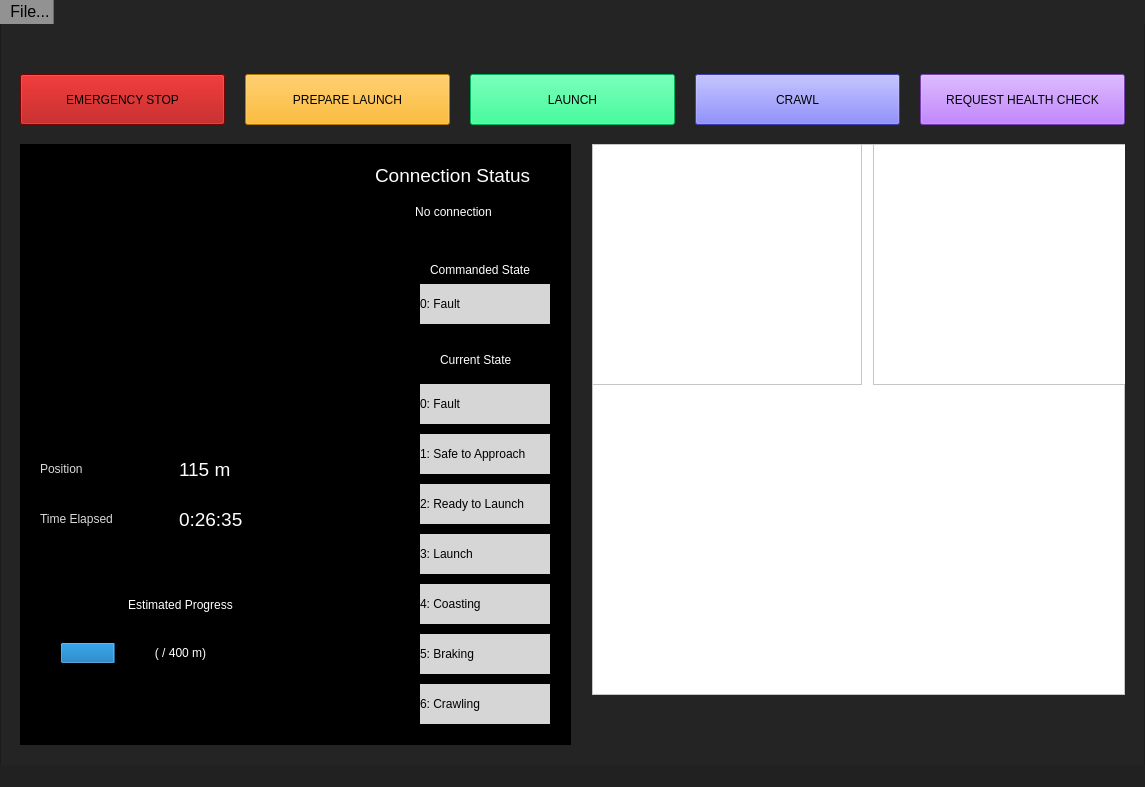
<?xml version="1.0" encoding="UTF-8"?>
<ui version="4.0">
 <class>MainWindow</class>
 <widget class="QMainWindow" name="MainWindow">
  <property name="geometry">
   <rect>
    <x>0</x>
    <y>0</y>
    <width>1145</width>
    <height>787</height>
   </rect>
  </property>
  <property name="sizePolicy">
   <sizepolicy hsizetype="Preferred" vsizetype="Fixed">
    <horstretch>0</horstretch>
    <verstretch>0</verstretch>
   </sizepolicy>
  </property>
  <property name="windowTitle">
   <string>MainWindow</string>
  </property>
  <property name="styleSheet">
   <string notr="true">background-color: rgb(33, 33, 33);</string>
  </property>
  <widget class="QWidget" name="centralwidget">
   <widget class="QFrame" name="main_frame">
    <property name="geometry">
     <rect>
      <x>0</x>
      <y>-40</y>
      <width>1145</width>
      <height>791</height>
     </rect>
    </property>
    <property name="styleSheet">
     <string notr="true">background-color: rgb(36, 36, 36);</string>
    </property>
    <property name="frameShape">
     <enum>QFrame::StyledPanel</enum>
    </property>
    <property name="frameShadow">
     <enum>QFrame::Raised</enum>
    </property>
    <widget class="QPushButton" name="eStopBtn">
     <property name="geometry">
      <rect>
       <x>20</x>
       <y>90</y>
       <width>205</width>
       <height>51</height>
      </rect>
     </property>
     <property name="font">
      <font>
       <family>Arial</family>
       <pointsize>9</pointsize>
       <weight>7</weight>
       <italic>false</italic>
       <bold>false</bold>
      </font>
     </property>
     <property name="styleSheet">
      <string notr="true">background-color: rgb(170, 0, 0);
color: rgb(0, 0. 0);
font: 63 9pt &quot;Arial&quot;;
</string>
     </property>
     <property name="text">
      <string>EMERGENCY STOP</string>
     </property>
    </widget>
    <widget class="QFrame" name="dashboardFrame">
     <property name="geometry">
      <rect>
       <x>20</x>
       <y>160</y>
       <width>551</width>
       <height>601</height>
      </rect>
     </property>
     <property name="styleSheet">
      <string notr="true">background-color: rgb(0, 0, 0);</string>
     </property>
     <property name="frameShape">
      <enum>QFrame::StyledPanel</enum>
     </property>
     <property name="frameShadow">
      <enum>QFrame::Raised</enum>
     </property>
     <widget class="QWidget" name="verticalLayoutWidget">
      <property name="geometry">
       <rect>
        <x>0</x>
        <y>0</y>
        <width>311</width>
        <height>291</height>
       </rect>
      </property>
      <layout class="QVBoxLayout" name="speedGaugeLayout"/>
     </widget>
     <widget class="QLabel" name="estimated_progress_title_label">
      <property name="geometry">
       <rect>
        <x>80</x>
        <y>450</y>
        <width>161</width>
        <height>21</height>
       </rect>
      </property>
      <property name="styleSheet">
       <string notr="true">font: 75 10pt &quot;Microsoft YaHei UI&quot;;
color: rgb(255, 255, 255);</string>
      </property>
      <property name="text">
       <string>Estimated Progress</string>
      </property>
      <property name="alignment">
       <set>Qt::AlignCenter</set>
      </property>
     </widget>
     <widget class="QWidget" name="verticalLayoutWidget_2">
      <property name="geometry">
       <rect>
        <x>40</x>
        <y>480</y>
        <width>241</width>
        <height>59</height>
       </rect>
      </property>
      <layout class="QVBoxLayout" name="progressbarLayout">
       <item>
        <widget class="QProgressBar" name="progressBar">
         <property name="enabled">
          <bool>true</bool>
         </property>
         <property name="autoFillBackground">
          <bool>false</bool>
         </property>
         <property name="styleSheet">
          <string notr="true">color: rgb(255, 255, 255);</string>
         </property>
         <property name="inputMethodHints">
          <set>Qt::ImhNone</set>
         </property>
         <property name="maximum">
          <number>500</number>
         </property>
         <property name="value">
          <number>115</number>
         </property>
         <property name="textVisible">
          <bool>true</bool>
         </property>
         <property name="invertedAppearance">
          <bool>false</bool>
         </property>
         <property name="textDirection">
          <enum>QProgressBar::TopToBottom</enum>
         </property>
         <property name="format">
          <string>( / 400 m)</string>
         </property>
        </widget>
       </item>
      </layout>
     </widget>
     <widget class="QWidget" name="horizontalLayoutWidget">
      <property name="geometry">
       <rect>
        <x>20</x>
        <y>310</y>
        <width>271</width>
        <height>31</height>
       </rect>
      </property>
      <layout class="QHBoxLayout" name="positionLayout">
       <item>
        <widget class="QLabel" name="positionTxt">
         <property name="enabled">
          <bool>true</bool>
         </property>
         <property name="sizePolicy">
          <sizepolicy hsizetype="Preferred" vsizetype="Fixed">
           <horstretch>0</horstretch>
           <verstretch>0</verstretch>
          </sizepolicy>
         </property>
         <property name="styleSheet">
          <string notr="true">font: 12pt &quot;Arial&quot;;
color: rgb(218, 218, 218);</string>
         </property>
         <property name="text">
          <string>Position</string>
         </property>
        </widget>
       </item>
       <item>
        <widget class="QLabel" name="positionVal">
         <property name="font">
          <font>
           <family>Arial</family>
           <pointsize>14</pointsize>
           <weight>50</weight>
           <italic>false</italic>
           <bold>false</bold>
          </font>
         </property>
         <property name="styleSheet">
          <string notr="true">font: 14pt &quot;Arial&quot;;
color: rgb(255, 255, 255);</string>
         </property>
         <property name="text">
          <string>115 m</string>
         </property>
         <property name="alignment">
          <set>Qt::AlignLeading|Qt::AlignLeft|Qt::AlignVCenter</set>
         </property>
        </widget>
       </item>
      </layout>
     </widget>
     <widget class="QWidget" name="horizontalLayoutWidget_2">
      <property name="geometry">
       <rect>
        <x>20</x>
        <y>360</y>
        <width>271</width>
        <height>31</height>
       </rect>
      </property>
      <layout class="QHBoxLayout" name="timeElapsedLayout">
       <item>
        <widget class="QLabel" name="timeElapsedTxt">
         <property name="enabled">
          <bool>true</bool>
         </property>
         <property name="sizePolicy">
          <sizepolicy hsizetype="Preferred" vsizetype="Fixed">
           <horstretch>0</horstretch>
           <verstretch>0</verstretch>
          </sizepolicy>
         </property>
         <property name="styleSheet">
          <string notr="true">font: 12pt &quot;Arial&quot;;
color: rgb(218, 218, 218);</string>
         </property>
         <property name="text">
          <string>Time Elapsed</string>
         </property>
         <property name="alignment">
          <set>Qt::AlignJustify|Qt::AlignVCenter</set>
         </property>
        </widget>
       </item>
       <item>
        <widget class="QLabel" name="timeElapsedVal">
         <property name="font">
          <font>
           <family>Arial</family>
           <pointsize>14</pointsize>
           <weight>50</weight>
           <italic>false</italic>
           <bold>false</bold>
          </font>
         </property>
         <property name="styleSheet">
          <string notr="true">font: 14pt &quot;Arial&quot;;
color: rgb(255, 255, 255);</string>
         </property>
         <property name="text">
          <string>0:26:35</string>
         </property>
         <property name="alignment">
          <set>Qt::AlignJustify|Qt::AlignVCenter</set>
         </property>
        </widget>
       </item>
      </layout>
     </widget>
     <widget class="QWidget" name="verticalLayoutWidget_3">
      <property name="geometry">
       <rect>
        <x>340</x>
        <y>20</y>
        <width>187</width>
        <height>61</height>
       </rect>
      </property>
      <layout class="QVBoxLayout" name="connectLayout">
       <property name="sizeConstraint">
        <enum>QLayout::SetDefaultConstraint</enum>
       </property>
       <item alignment="Qt::AlignHCenter|Qt::AlignTop">
        <widget class="QLabel" name="connectionTxt">
         <property name="font">
          <font>
           <family>Arial</family>
           <pointsize>14</pointsize>
           <weight>7</weight>
           <italic>false</italic>
           <bold>false</bold>
          </font>
         </property>
         <property name="styleSheet">
          <string notr="true">font: 63 14pt &quot;Arial&quot;;
color: rgb(255, 255, 255);</string>
         </property>
         <property name="text">
          <string>Connection Status</string>
         </property>
        </widget>
       </item>
       <item>
        <widget class="QLabel" name="connectionStatus">
         <property name="styleSheet">
          <string notr="true">font: 63 12pt &quot;Arial&quot;;
color: rgb(255, 255, 255);</string>
         </property>
         <property name="text">
          <string>No connection</string>
         </property>
         <property name="textFormat">
          <enum>Qt::AutoText</enum>
         </property>
         <property name="alignment">
          <set>Qt::AlignCenter</set>
         </property>
        </widget>
       </item>
      </layout>
     </widget>
     <widget class="QFrame" name="stateFrame">
      <property name="geometry">
       <rect>
        <x>330</x>
        <y>100</y>
        <width>211</width>
        <height>491</height>
       </rect>
      </property>
      <property name="autoFillBackground">
       <bool>false</bool>
      </property>
      <property name="frameShape">
       <enum>QFrame::StyledPanel</enum>
      </property>
      <property name="frameShadow">
       <enum>QFrame::Plain</enum>
      </property>
      <widget class="QLabel" name="label_6">
       <property name="geometry">
        <rect>
         <x>70</x>
         <y>390</y>
         <width>130</width>
         <height>40</height>
        </rect>
       </property>
       <property name="styleSheet">
        <string notr="true">background: rgb(214, 214, 214)</string>
       </property>
       <property name="text">
        <string>5: Braking</string>
       </property>
       <property name="margin">
        <number>10</number>
       </property>
      </widget>
      <widget class="QLabel" name="label_7">
       <property name="geometry">
        <rect>
         <x>70</x>
         <y>440</y>
         <width>130</width>
         <height>40</height>
        </rect>
       </property>
       <property name="styleSheet">
        <string notr="true">background: rgb(214, 214, 214)</string>
       </property>
       <property name="text">
        <string>6: Crawling</string>
       </property>
       <property name="margin">
        <number>10</number>
       </property>
      </widget>
      <widget class="QLabel" name="label_8">
       <property name="geometry">
        <rect>
         <x>70</x>
         <y>340</y>
         <width>130</width>
         <height>40</height>
        </rect>
       </property>
       <property name="styleSheet">
        <string notr="true">background: rgb(214, 214, 214)</string>
       </property>
       <property name="text">
        <string>4: Coasting</string>
       </property>
       <property name="margin">
        <number>10</number>
       </property>
      </widget>
      <widget class="QLabel" name="label_9">
       <property name="geometry">
        <rect>
         <x>70</x>
         <y>290</y>
         <width>130</width>
         <height>40</height>
        </rect>
       </property>
       <property name="styleSheet">
        <string notr="true">background: rgb(214, 214, 214)</string>
       </property>
       <property name="text">
        <string>3: Launch</string>
       </property>
       <property name="margin">
        <number>10</number>
       </property>
      </widget>
      <widget class="QLabel" name="label_10">
       <property name="geometry">
        <rect>
         <x>70</x>
         <y>240</y>
         <width>130</width>
         <height>40</height>
        </rect>
       </property>
       <property name="styleSheet">
        <string notr="true">background: rgb(214, 214, 214)</string>
       </property>
       <property name="text">
        <string>2: Ready to Launch</string>
       </property>
       <property name="margin">
        <number>10</number>
       </property>
      </widget>
      <widget class="QLabel" name="label_11">
       <property name="geometry">
        <rect>
         <x>70</x>
         <y>190</y>
         <width>130</width>
         <height>40</height>
        </rect>
       </property>
       <property name="styleSheet">
        <string notr="true">background: rgb(214, 214, 214)</string>
       </property>
       <property name="text">
        <string>1: Safe to Approach</string>
       </property>
       <property name="margin">
        <number>10</number>
       </property>
      </widget>
      <widget class="QLabel" name="label_12">
       <property name="geometry">
        <rect>
         <x>70</x>
         <y>140</y>
         <width>130</width>
         <height>40</height>
        </rect>
       </property>
       <property name="styleSheet">
        <string notr="true">background: rgb(214, 214, 214)</string>
       </property>
       <property name="text">
        <string>0: Fault</string>
       </property>
       <property name="margin">
        <number>10</number>
       </property>
      </widget>
      <widget class="QLabel" name="label">
       <property name="geometry">
        <rect>
         <x>90</x>
         <y>100</y>
         <width>91</width>
         <height>31</height>
        </rect>
       </property>
       <property name="styleSheet">
        <string notr="true">color: rgb(255, 255, 255)</string>
       </property>
       <property name="text">
        <string>Current State</string>
       </property>
      </widget>
      <widget class="QLabel" name="label_2">
       <property name="geometry">
        <rect>
         <x>80</x>
         <y>10</y>
         <width>111</width>
         <height>31</height>
        </rect>
       </property>
       <property name="styleSheet">
        <string notr="true">color: rgb(255, 255, 255)</string>
       </property>
       <property name="text">
        <string>Commanded State</string>
       </property>
      </widget>
      <widget class="QLabel" name="label_13">
       <property name="geometry">
        <rect>
         <x>70</x>
         <y>40</y>
         <width>130</width>
         <height>40</height>
        </rect>
       </property>
       <property name="styleSheet">
        <string notr="true">background: rgb(214, 214, 214)</string>
       </property>
       <property name="text">
        <string>0: Fault</string>
       </property>
       <property name="margin">
        <number>10</number>
       </property>
      </widget>
     </widget>
    </widget>
    <widget class="QPushButton" name="prepLaunchBtn">
     <property name="geometry">
      <rect>
       <x>245</x>
       <y>90</y>
       <width>205</width>
       <height>51</height>
      </rect>
     </property>
     <property name="styleSheet">
      <string notr="true">background-color: rgb(255, 170, 0);
color: rgb(0, 0. 0);
font: 63 9pt &quot;Arial&quot;;
</string>
     </property>
     <property name="text">
      <string>PREPARE LAUNCH</string>
     </property>
    </widget>
    <widget class="QPushButton" name="launchBtn">
     <property name="geometry">
      <rect>
       <x>470</x>
       <y>90</y>
       <width>205</width>
       <height>51</height>
      </rect>
     </property>
     <property name="font">
      <font>
       <family>Arial</family>
       <pointsize>9</pointsize>
       <weight>7</weight>
       <italic>false</italic>
       <bold>false</bold>
      </font>
     </property>
     <property name="cursor">
      <cursorShape>ArrowCursor</cursorShape>
     </property>
     <property name="styleSheet">
      <string notr="true">background-color: rgb(0, 255, 127);
color: rgb(0, 0. 0);
font: 63 9pt &quot;Arial&quot;;
</string>
     </property>
     <property name="text">
      <string>LAUNCH</string>
     </property>
    </widget>
    <widget class="QPushButton" name="crawlBtn">
     <property name="geometry">
      <rect>
       <x>695</x>
       <y>90</y>
       <width>205</width>
       <height>51</height>
      </rect>
     </property>
     <property name="font">
      <font>
       <family>Arial</family>
       <pointsize>9</pointsize>
       <weight>7</weight>
       <italic>false</italic>
       <bold>false</bold>
      </font>
     </property>
     <property name="cursor">
      <cursorShape>ArrowCursor</cursorShape>
     </property>
     <property name="styleSheet">
      <string notr="true">background-color: rgb(85, 85, 255);
color: rgb(0, 0. 0);
font: 63 9pt &quot;Arial&quot;;
</string>
     </property>
     <property name="text">
      <string>CRAWL</string>
     </property>
    </widget>
    <widget class="QPushButton" name="healthChkBtn">
     <property name="geometry">
      <rect>
       <x>920</x>
       <y>90</y>
       <width>205</width>
       <height>51</height>
      </rect>
     </property>
     <property name="font">
      <font>
       <family>Arial</family>
       <pointsize>9</pointsize>
       <weight>9</weight>
       <italic>false</italic>
       <bold>false</bold>
      </font>
     </property>
     <property name="cursor">
      <cursorShape>ArrowCursor</cursorShape>
     </property>
     <property name="styleSheet">
      <string notr="true">background-color: rgb(170, 85, 255);
color: rgb(0, 0. 0);
font: 75 9pt &quot;Arial&quot;;
</string>
     </property>
     <property name="text">
      <string>REQUEST HEALTH CHECK</string>
     </property>
    </widget>
    <widget class="QLabel" name="albertaloopLogo">
     <property name="geometry">
      <rect>
       <x>927</x>
       <y>40</y>
       <width>190</width>
       <height>24</height>
      </rect>
     </property>
     <property name="text">
      <string/>
     </property>
     <property name="pixmap">
      <pixmap>img/Albertaloop_logo.png</pixmap>
     </property>
    </widget>
    <widget class="QFrame" name="dataFrame">
     <property name="geometry">
      <rect>
       <x>592</x>
       <y>160</y>
       <width>533</width>
       <height>551</height>
      </rect>
     </property>
     <property name="styleSheet">
      <string notr="true">background-color: rgb(255, 255, 255);
border-color: rgb(217, 217, 217);
</string>
     </property>
     <property name="frameShape">
      <enum>QFrame::StyledPanel</enum>
     </property>
     <property name="frameShadow">
      <enum>QFrame::Raised</enum>
     </property>
     <widget class="QTableWidget" name="telemetryTable1">
      <property name="geometry">
       <rect>
        <x>0</x>
        <y>0</y>
        <width>270</width>
        <height>241</height>
       </rect>
      </property>
     </widget>
     <widget class="QTableWidget" name="telemetryTable1_2">
      <property name="geometry">
       <rect>
        <x>281</x>
        <y>0</y>
        <width>270</width>
        <height>241</height>
       </rect>
      </property>
     </widget>
    </widget>
    <zorder>eStopBtn</zorder>
    <zorder>dashboardFrame</zorder>
    <zorder>prepLaunchBtn</zorder>
    <zorder>launchBtn</zorder>
    <zorder>crawlBtn</zorder>
    <zorder>healthChkBtn</zorder>
    <zorder>dataFrame</zorder>
    <zorder>albertaloopLogo</zorder>
   </widget>
  </widget>
  <widget class="QStatusBar" name="statusbar"/>
  <widget class="QMenuBar" name="menubar_RENAMETOSPEC">
   <property name="geometry">
    <rect>
     <x>0</x>
     <y>0</y>
     <width>1145</width>
     <height>29</height>
    </rect>
   </property>
   <property name="font">
    <font>
     <family>Arial</family>
     <pointsize>12</pointsize>
     <weight>50</weight>
     <italic>false</italic>
     <bold>false</bold>
    </font>
   </property>
   <property name="autoFillBackground">
    <bool>false</bool>
   </property>
   <property name="styleSheet">
    <string notr="true">font: 12pt &quot;Arial&quot;;
color: rgb(0, 0, 0);
background-color: qlineargradient(spread:pad, x1:0, y1:0, x2:1, y2:0, stop:0 rgba(146, 146, 146, 255), stop:0.047 rgba(146, 146, 146, 255), stop:0.048 rgba(36, 36, 36, 255));
selection-background-color: rgb(197, 197, 197);</string>
   </property>
   <widget class="QMenu" name="menuFile">
    <property name="enabled">
     <bool>true</bool>
    </property>
    <property name="autoFillBackground">
     <bool>false</bool>
    </property>
    <property name="styleSheet">
     <string notr="true">font: 10pt &quot;Arial&quot;;
color: rgb(0, 0, 0);
background-color: rgb(217, 217, 217);
selection-background-color: rgb(197, 197, 197);</string>
    </property>
    <property name="title">
     <string>File...</string>
    </property>
    <property name="separatorsCollapsible">
     <bool>false</bool>
    </property>
    <property name="toolTipsVisible">
     <bool>true</bool>
    </property>
    <addaction name="actionExport"/>
    <addaction name="actionPacket_Logger"/>
    <addaction name="separator"/>
    <addaction name="actionClose"/>
   </widget>
   <addaction name="menuFile"/>
  </widget>
  <action name="actionExport">
   <property name="checkable">
    <bool>false</bool>
   </property>
   <property name="text">
    <string>Export</string>
   </property>
   <property name="toolTip">
    <string>(PH) Exports data.</string>
   </property>
   <property name="whatsThis">
    <string/>
   </property>
   <property name="shortcutContext">
    <enum>Qt::WindowShortcut</enum>
   </property>
  </action>
  <action name="actionPacket_Logger">
   <property name="text">
    <string>Packet Logger</string>
   </property>
   <property name="toolTip">
    <string>(PH) Opens packet logger.</string>
   </property>
  </action>
  <action name="actionClose">
   <property name="text">
    <string>Close</string>
   </property>
   <property name="toolTip">
    <string>(PH) Closes application.</string>
   </property>
  </action>
 </widget>
 <resources/>
 <connections/>
</ui>
